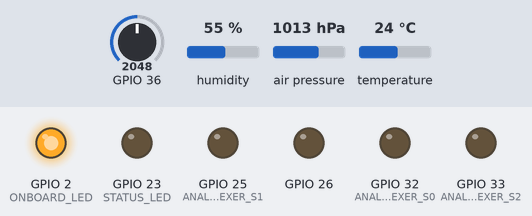
Simulated run of this program. Board: ESP32. Shown: output pins drawn as LEDs (lit = HIGH). The inputs (shaded band) are chosen by the test bench; at power-on: GPIO 36 = 2048, humidity 55 %, air pressure 1013 hPa, temperature 24 °C (analog values on the 0–4095 scale). Nothing arrives over Bluetooth unless stated.

Above: at 0.18 s.
At 0.54 s:
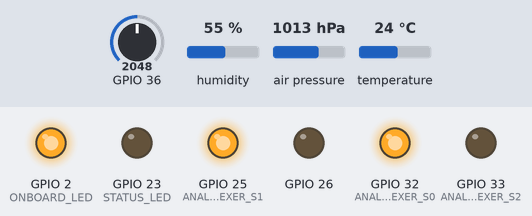
At 0.91 s:
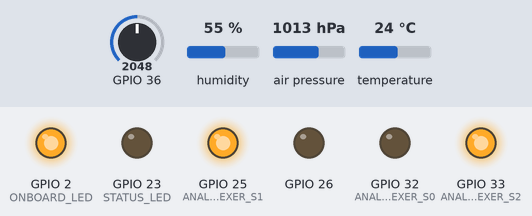
At 1.57 s:
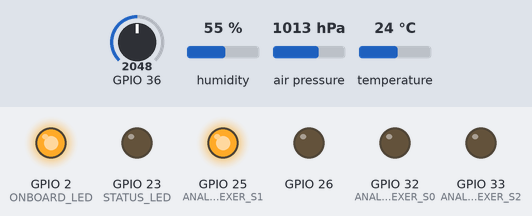
At 2.27 s:
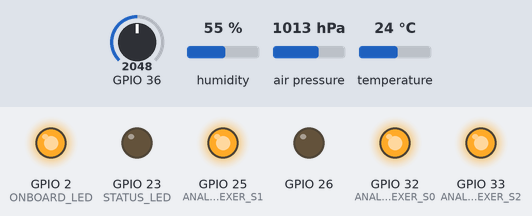
At 2.98 s:
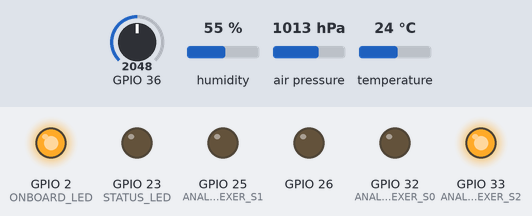
Timing chart, 0 to 3.3 s (numbered marks = the images above):
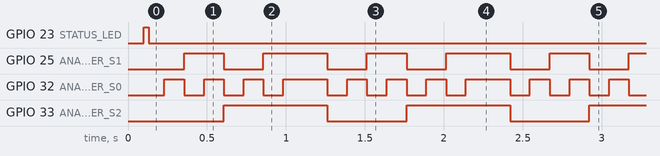

The program:

main.cpp
```cpp
#include <Arduino.h>
#include <Adafruit_Sensor.h>
#include <Adafruit_BME280.h>
#include <Wire.h>
#include "BluetoothSerial.h"
#include "BLEDevice.h"
#include <stdlib.h>

#define ANALOG_MULTIPLEXER_S0  (uint8_t)32
#define ANALOG_MULTIPLEXER_S1  (uint8_t)25
#define ANALOG_MULTIPLEXER_S2  (uint8_t)33
#define ADC_IN                 (uint8_t)36
#define DAC_OUT                (uint8_t)25
#define DAC_OUT_2              (uint8_t)26
#define STATUS_LED             (uint8_t)23
#define ONBOARD_LED            (uint8_t)2

#define SDA_PIN                (uint8_t)21
#define SCL_PIN                (uint8_t)22
#define SEALEVELPRESSURE_HPA   (1013.25)

#define BT_ENABLE              1

#if 1 == BT_ENABLE
#define SERIAL_CONNECTION                 SerialBT
BluetoothSerial SerialBT;
#else
#define SERIAL_CONNECTION                 Serial
#endif

//LUTs
const uint8_t selectPins[3] = {ANALOG_MULTIPLEXER_S0, ANALOG_MULTIPLEXER_S1, ANALOG_MULTIPLEXER_S2}; // S-pins to Arduino pins
const uint8_t sensorMapping[8] = {
  2,
  3,
  4,
  5,
  8,
  9,
  135,
  255, // reference voltage
};

//I2C Glboals
Adafruit_BME280 bme; // I2C
TwoWire I2Cone = TwoWire(0);

//Function Prototypes
uint16_t readADC(void);
void setMultiplexer(short channel);
void LED_indicator_generic(void);
void LED_indicator_error(void);
void LED_indicator_ok(void);
void initI2CBME(void);
void printBMEValues(void);
void initSerial(void);

void setup(void) {
  //set power level of Bluetooth transmission for maximum range
  esp_bredr_tx_power_set(ESP_PWR_LVL_P6, ESP_PWR_LVL_P9);
  //init status LEDs
  pinMode(STATUS_LED, OUTPUT);
  pinMode(ONBOARD_LED, OUTPUT);
  LED_indicator_generic(); // flash LEDs to indicate setup has begun

  //init SERIAL_CONNECTION
  initSerial();

  //set the resolution to 12 bits (0-4095)
  analogReadResolution(12);

  //write dac output low
  dacWrite(DAC_OUT, 0); // set DAC output to reset value (0 mV)
  dacWrite(DAC_OUT_2, 0); // set DAC output to reset value (0 mV)

  //init GPIO pins
  pinMode(ANALOG_MULTIPLEXER_S0, OUTPUT);
  pinMode(ANALOG_MULTIPLEXER_S1, OUTPUT);
  pinMode(ANALOG_MULTIPLEXER_S2, OUTPUT);
  //TODO: set remaining unused GPIOs to high-impedance state
  /*...*/

  //init I2C
  initI2CBME();
}

void loop(void) {

  // Task 1:poll each channel of the analog mux, plot via SERIAL_CONNECTION logger
  for(int channel=0;channel<8;channel++){
    setMultiplexer(channel);
    //emperically determined delay, a suitable time to allow ADC, mux to settle
    delay(25);
    uint16_t getSensorValue = readADC();

    if(SERIAL_CONNECTION.hasClient()){
      LED_indicator_ok();
      SERIAL_CONNECTION.printf(">MQ%d:",sensorMapping[channel]);
      SERIAL_CONNECTION.printf("%d",getSensorValue);
      SERIAL_CONNECTION.println("");
    }
    else{
      LED_indicator_error();
    }
  }
  //Task 2: Get temp, humidity from BME280
  printBMEValues();
  delay(50);
}

//generic blink when pairing client bluetooth
void LED_indicator_generic(void){
  digitalWrite(STATUS_LED, 0);
  digitalWrite(ONBOARD_LED, 0);
  delay(100);
  digitalWrite(STATUS_LED, 1);
  digitalWrite(ONBOARD_LED, 1);
}

void LED_indicator_error(void){
  digitalWrite(STATUS_LED, 1);
  digitalWrite(ONBOARD_LED, 0);
  delay(100);
}

void LED_indicator_ok(void){
  digitalWrite(STATUS_LED, 0);
  digitalWrite(ONBOARD_LED, 1);
  delay(100);
}


void initSerial(void){
#if 0 == BT_ENABLE
// initialize SERIAL_CONNECTION communication at 115200 bits per second:
  SERIAL_CONNECTION.begin(115200);
#else
// initialize Bluetooth communication with an identifier
  SERIAL_CONNECTION.begin("ESP32SensorBoard");
// gate until SERIAL_CONNECTION is up
  while(!SERIAL_CONNECTION.hasClient()){
    LED_indicator_generic();
    delay(100);
  }
  SERIAL_CONNECTION.println("SERIAL_CONNECTION started. Firmware 0.1 for Prototype REV1");
#endif
}

void initI2CBME(void){
  I2Cone.begin(SDA_PIN, SCL_PIN, 100000);

  unsigned status;
  // default settings
  status = bme.begin(0x76, &I2Cone);
  if (!status) {
    SERIAL_CONNECTION.println("Error establishing BME280 I2C, halting.");
    for(;;){};
  }
  SERIAL_CONNECTION.print("BME280 connection established, expected ID 0x60. Got device ID: 0x");
  SERIAL_CONNECTION.printf("%x", bme.sensorID());
  SERIAL_CONNECTION.println("");
}

void printBMEValues(void) {
  if(SERIAL_CONNECTION.hasClient()){
    LED_indicator_ok();
    SERIAL_CONNECTION.print(">Temperature:");
    SERIAL_CONNECTION.print(bme.readTemperature());
    SERIAL_CONNECTION.println(" °C");

    SERIAL_CONNECTION.print(">Pressure:");

    SERIAL_CONNECTION.print(bme.readPressure() / 100.0F);
    SERIAL_CONNECTION.println(" hPa");

    SERIAL_CONNECTION.print(">Approx_altitude:");
    SERIAL_CONNECTION.print(bme.readAltitude(SEALEVELPRESSURE_HPA));
    SERIAL_CONNECTION.println(" m");

    SERIAL_CONNECTION.print(">Humidity:");
    SERIAL_CONNECTION.print(bme.readHumidity());
    SERIAL_CONNECTION.println(" %");

    SERIAL_CONNECTION.println();
  }
  else{
    LED_indicator_error();
  }
}

uint16_t readADC(void){
    return analogReadMilliVolts(ADC_IN);
}

void setMultiplexer(short channel){
  for(int i=0;i<3;i++){
    digitalWrite(selectPins[i], ((channel >> i) & 1));
  }
}
```

Measured:
- by itself, GPIO 23 (STATUS_LED): HIGH → LOW at 0.13 s
- by itself, GPIO 25 (ANALOG_MULTIPLEXER_S1): repeats every 1.2 s: LOW 0.25 s, HIGH 0.41 s, LOW 0.25 s, HIGH 0.25 s
- by itself, GPIO 32 (ANALOG_MULTIPLEXER_S0): repeats every 1.2 s: 2 × (LOW 0.13 s, HIGH 0.13 s), LOW 0.13 s, HIGH 0.28 s, LOW 0.13 s, HIGH 0.13 s
- by itself, GPIO 33 (ANALOG_MULTIPLEXER_S2): alternates HIGH for 0.66 s and LOW for 0.50 s
